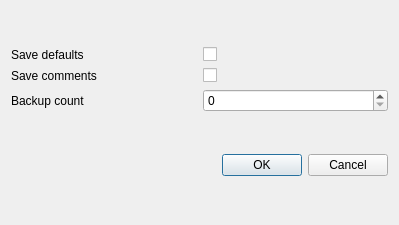
<?xml version="1.0" encoding="UTF-8"?>
<ui version="4.0">
 <class>PreferencesDialog</class>
 <widget class="QDialog" name="PreferencesDialog">
  <property name="geometry">
   <rect>
    <x>0</x>
    <y>0</y>
    <width>399</width>
    <height>225</height>
   </rect>
  </property>
  <property name="windowTitle">
   <string>Configuration</string>
  </property>
  <layout class="QVBoxLayout" name="verticalLayout">
   <item>
    <layout class="QGridLayout" name="gridLayout" rowstretch="0,0,0">
     <item row="0" column="0">
      <widget class="QLabel" name="label_save_defaults">
       <property name="text">
        <string>Save defaults</string>
       </property>
      </widget>
     </item>
     <item row="0" column="1">
      <widget class="QCheckBox" name="checkbox_save_defaults">
       <property name="text">
        <string/>
       </property>
       <property name="tristate">
        <bool>false</bool>
       </property>
      </widget>
     </item>
     <item row="2" column="0">
      <widget class="QLabel" name="label_backup_count">
       <property name="text">
        <string>Backup count</string>
       </property>
      </widget>
     </item>
     <item row="1" column="0">
      <widget class="QLabel" name="label_save_comments">
       <property name="text">
        <string>Save comments</string>
       </property>
      </widget>
     </item>
     <item row="1" column="1">
      <widget class="QCheckBox" name="checkbox_save_comments">
       <property name="text">
        <string/>
       </property>
       <property name="tristate">
        <bool>false</bool>
       </property>
      </widget>
     </item>
     <item row="2" column="1">
      <widget class="QSpinBox" name="spinbox_backup_count"/>
     </item>
    </layout>
   </item>
   <item>
    <widget class="QDialogButtonBox" name="buttonbox">
     <property name="orientation">
      <enum>Qt::Horizontal</enum>
     </property>
     <property name="standardButtons">
      <set>QDialogButtonBox::Cancel|QDialogButtonBox::Ok</set>
     </property>
    </widget>
   </item>
  </layout>
 </widget>
 <resources/>
 <connections>
  <connection>
   <sender>buttonbox</sender>
   <signal>accepted()</signal>
   <receiver>PreferencesDialog</receiver>
   <slot>accept()</slot>
   <hints>
    <hint type="sourcelabel">
     <x>248</x>
     <y>254</y>
    </hint>
    <hint type="destinationlabel">
     <x>157</x>
     <y>274</y>
    </hint>
   </hints>
  </connection>
  <connection>
   <sender>buttonbox</sender>
   <signal>rejected()</signal>
   <receiver>PreferencesDialog</receiver>
   <slot>reject()</slot>
   <hints>
    <hint type="sourcelabel">
     <x>316</x>
     <y>260</y>
    </hint>
    <hint type="destinationlabel">
     <x>286</x>
     <y>274</y>
    </hint>
   </hints>
  </connection>
 </connections>
</ui>
